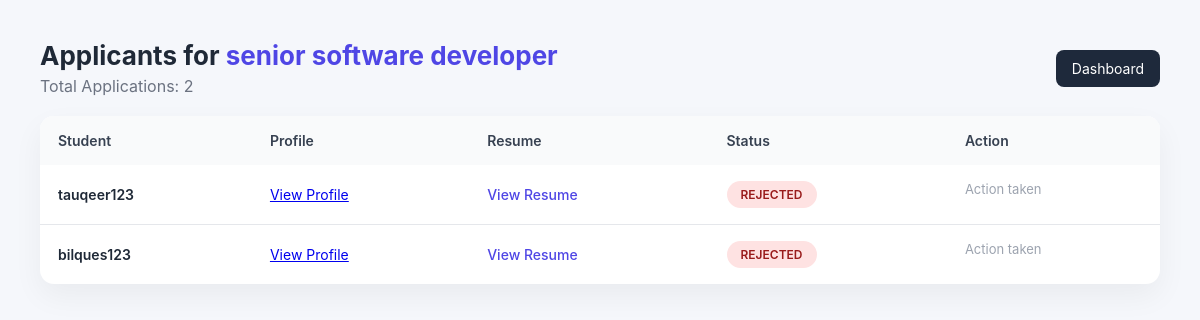
Screenshot of /applications/job/19/applicants/ (signed in) with the database file from the repository.
### jobs/models.py (models this page shows, shortened)
class Job(models.Model):
    JOB_TYPE_CHOICES = [
        ('FULL_TIME', 'Full Time'),
        ('PART_TIME', 'Part Time'),
        ('INTERNSHIP', 'Internship'),
        ('CONTRACT', 'Contract'),
    ]
    REMOTE_TYPE_CHOICES = [
        ('ONSITE', 'On-site'),
        ('REMOTE', 'Remote'),
        ('HYBRID', 'Hybrid'),
    ]
    company = models.ForeignKey(
        CompanyProfile,
        on_delete=models.CASCADE,
        related_name='jobs'
    )
    title = models.CharField(max_length=255)
    location = models.CharField(max_length=150)
    job_type = models.CharField(
        max_length=20,
        null=True,
        blank=True,
        default='FULL-TIME'
    )
    remote_type = models.CharField(
        max_length=50,
        null=True,
        blank=True
    )
    description = models.TextField()
    required_experience = models.CharField(
        max_length=100,
        null=True,
        blank=True,
        help_text="e.g. 0-2 years, 3-5 years"
    )
    skills = models.TextField(
        max_length=255,
        null=True,
        blank=True,
        help_text="Comma separated skills (Python, Django, SQL)"
    )
    qualifications = models.TextField(blank=True)
    responsibilities = models.TextField(blank=True)
    benefits = models.TextField(blank=True)
    salary = models.CharField(max_length=100, blank=True)
    application_deadline = models.DateField(
        null=True,
        blank=True
    )
    is_active = models.BooleanField(default=True)
    created_at = models.DateTimeField(auto_now_add=True)

### applications/models.py (models this page shows, shortened)
class Application(models.Model):
    STATUS_CHOICES = [
        ('APPLIED', 'Applied'),
        ('SHORTLISTED', 'Shortlisted'),
        ('REJECTED', 'Rejected'),
    ]
    student = models.ForeignKey(
        StudentProfile,
        on_delete=models.CASCADE,
        related_name='applications'
    )
    job = models.ForeignKey(
        Job,
        on_delete=models.CASCADE,
        related_name='applications'
    )
    status = models.CharField(
        max_length=20,
        choices=STATUS_CHOICES,
        default='APPLIED'
    )
    applied_at = models.DateTimeField(auto_now_add=True)
    class Meta:
        unique_together = ('student', 'job')

### profiles/models.py (models this page shows, shortened)
class StudentProfile(models.Model):
    user = models.OneToOneField(User, on_delete=models.CASCADE)
    phone = models.CharField(max_length=15, blank=True)
    location = models.CharField(max_length=100, blank=True)
    university = models.CharField(max_length=150, blank=True)
    degree = models.CharField(max_length=100, blank=True)
    branch = models.CharField(max_length=100, blank=True)
    graduation_year = models.IntegerField(null=True, blank=True)
    cgpa = models.DecimalField(
        max_digits=4,
        decimal_places=2,
        null=True,
        blank=True
    )
    headline = models.CharField(max_length=200, blank=True)
    bio = models.TextField(blank=True)
    skills = models.TextField(
        blank=True,
        help_text="Comma separated skills (Python, Django, SQL)"
    )
    github_url = models.URLField(blank=True)
    linkedin_url = models.URLField(blank=True)
    portfolio_url = models.URLField(blank=True)
    resume = models.FileField(
        upload_to='resumes/',
        blank=True,
        null=True
    )
    is_public = models.BooleanField(default=True)
    show_email = models.BooleanField(default=False)
    PROJECT_VISIBILITY_CHOICES = [
        ('all', 'Everyone'),
        ('recruiters', 'Only Recruiters'),
        ('private', 'Only Me'),
    ]
    project_visibility = models.CharField(
        max_length=20,
        choices=PROJECT_VISIBILITY_CHOICES,
        default='all'
    )
    created_at = models.DateTimeField(auto_now_add=True)

### accounts/models.py (models this page shows, shortened)
class User(AbstractUser):
    class Role(models.TextChoices):
        STUDENT = 'STUDENT', 'Student'
        COMPANY = 'COMPANY', 'Company'
        ADMIN = 'ADMIN', 'Admin'
    role = models.CharField(
        max_length=20,
        choices=Role.choices,
        default=Role.STUDENT
    )

### applications/views.py (the view)
# urls.py: path('job/<int:job_id>/applicants/', job_applicants, name='job_applicants'),
@login_required
def job_applicants(request, job_id):
    if request.user.role != request.user.Role.COMPANY:
        return redirect('dashboard:student_dashboard')
    job = get_object_or_404(Job, id=job_id)
    if job.company.user != request.user:
        return redirect('dashboard:company_dashboard')
    applications = Application.objects.filter(job=job)
    return render(
        request,
        'applications/job_applicants.html',
        {
            'job': job,
            'applications': applications
        }
    )

### notifications/context_processors.py (called while the page is built)
def notification_data(request):
    if request.user.is_authenticated:
        all_notifications = Notification.objects.filter(
            user=request.user
        ).order_by('-created_at')
        unread_count = all_notifications.filter(is_read=False).count()
        notifications = all_notifications[:5]
        return {
            "notifications": notifications,
            "unread_count": unread_count
        }
    return {}

### templates/applications/job_applicants.html (shortened to what this page needs)
{% load static %}
<!DOCTYPE html>
<html lang="en">
<head>
    <link rel="stylesheet" href="{% static 'applications/job_applicants.css' %}">
</head>
<body>
    <div class="page-wrapper">
        <div class="page-header">
            <div class="header-left">
                <h2>Applicants for <span>{{ job.title }}</span></h2>
                <p>Total Applications: {{ applications.count }}</p>
            </div>
            <div class="header-right">
                <a href="{% url 'dashboard:company_dashboard' %}" class="back-btn">
                    Dashboard
                </a>
            </div>
        </div>
        <div class="table-wrapper">
            <table class="applicants-table">
                <thead>
                    <tr>
                        <th>Student</th>
                        <th>Profile</th>
                        <th>Resume</th>
                        <th>Status</th>
                        <th>Action</th>
                    </tr>
                </thead>
                <tbody>
                    {% for app in applications %}
                    <tr>
                        <td class="student-name">
                            {{ app.student.user.username }}
                        </td>
                        <td>
                            <a href="{% url 'profiles:student_public_profile' app.student.user.id %}" class="view-profile-btn">
                                View Profile
                            </a>
                        </td>
                        <td>
                            {% if app.student.resume %}
                            <a class="resume-link" href="{{ app.student.resume.url }}" target="_blank">
                                View Resume
                            </a>
                            {% else %}
                            <span class="muted">Not Uploaded</span>
                            {% endif %}
                        </td>
                        <td>
                            <span class="status {{ app.status|lower }}">
                                {{ app.status }}
                            </span>
                        </td>
                        <td class="actions">
                            {% if app.status == 'APPLIED' %}
                            <a class="btn shortlist"
                                href="{% url 'applications:update_application_status' app.id 'SHORTLISTED' %}">
                                Shortlist
                            </a>
                            <a class="btn reject"
                                href="{% url 'applications:update_application_status' app.id 'REJECTED' %}">
                                Reject
                            </a>
                            {% else %}
                            <span class="muted">Action taken</span>
                            {% endif %}
                        </td>
                    </tr>
                    {% empty %}
                    <tr>
                        <td colspan="5" class="empty">
                            No applicants yet.
                        </td>
                    </tr>
                    {% endfor %}
                </tbody>
            </table>
        </div>
    </div>
</body>
</html>

### static/applications/job_applicants.css (style rules this page uses)
* { margin: 0; padding: 0; box-sizing: border-box; font-family: "Inter", "Segoe UI", sans-serif; }
body { background: #f5f7fb; color: #1f2937; }
.page-wrapper { padding: 40px; }
.page-header { display: flex; justify-content: space-between; align-items: center; margin-bottom: 20px; }
.header-left h2 { margin-bottom: 5px; }
.back-btn { text-decoration: none; padding: 10px 16px; background-color: #1e293b; color: white; border-radius: 8px; font-size: 14px; transition: 0.2s ease; }
.page-header h2 { font-size: 26px; font-weight: 700; }
.page-header h2 span { color: #4f46e5; }
.page-header p { color: #6b7280; margin-top: 4px; }
.table-wrapper { background: #ffffff; border-radius: 14px; box-shadow: 0 12px 30px rgba(0,0,0,0.05); overflow: hidden; }
.applicants-table { width: 100%; border-collapse: collapse; }
.applicants-table thead { background: #f9fafb; }
.applicants-table th, .applicants-table td { padding: 16px 18px; text-align: left; font-size: 14px; }
.applicants-table th { font-weight: 600; color: #374151; }
.applicants-table tr { border-bottom: 1px solid #e5e7eb; }
.applicants-table tr:last-child { border-bottom: none; }
.student-name { font-weight: 600; }
.resume-link { color: #4f46e5; text-decoration: none; font-weight: 500; }
.muted { color: #9ca3af; font-size: 13px; }
.status { padding: 6px 14px; border-radius: 999px; font-size: 12px; font-weight: 600; display: inline-block; }
.status.rejected { background: #fee2e2; color: #991b1b; }
.actions { display: flex; gap: 10px; }

### rows the page displays
Job: title "senior software developer"
Application: student.user.username "tauqeer123", status "REJECTED", shows "Action taken"
Application: student.user.username "bilques123", status "REJECTED", shows "Action taken"

### other values shown
{{ applications.count }} "2"
